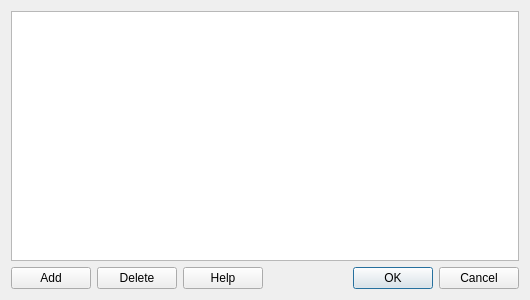
<?xml version="1.0" encoding="UTF-8"?>
<ui version="4.0">
 <class>ContainerViewerMFVec2</class>
 <widget class="QDialog" name="ContainerViewerMFVec2">
  <property name="geometry">
   <rect>
    <x>0</x>
    <y>0</y>
    <width>530</width>
    <height>300</height>
   </rect>
  </property>
  <property name="windowTitle">
   <string>Container Viewer</string>
  </property>
  <layout class="QVBoxLayout" name="verticalLayout">
   <item>
    <widget class="QTableWidget" name="tableWidget">
     <property name="selectionMode">
      <enum>QAbstractItemView::SingleSelection</enum>
     </property>
     <property name="selectionBehavior">
      <enum>QAbstractItemView::SelectItems</enum>
     </property>
    </widget>
   </item>
   <item>
    <layout class="QHBoxLayout" name="horizontalLayout">
     <item>
      <widget class="QPushButton" name="addButton">
       <property name="text">
        <string>Add</string>
       </property>
      </widget>
     </item>
     <item>
      <widget class="QPushButton" name="deleteButton">
       <property name="text">
        <string>Delete</string>
       </property>
      </widget>
     </item>
     <item>
      <widget class="QPushButton" name="helpButton">
       <property name="text">
        <string>Help</string>
       </property>
      </widget>
     </item>
     <item>
      <widget class="QDialogButtonBox" name="buttonBox">
       <property name="standardButtons">
        <set>QDialogButtonBox::Cancel|QDialogButtonBox::Ok</set>
       </property>
      </widget>
     </item>
    </layout>
   </item>
  </layout>
 </widget>
 <resources/>
 <connections>
  <connection>
   <sender>buttonBox</sender>
   <signal>rejected()</signal>
   <receiver>ContainerViewerMFVec2</receiver>
   <slot>reject()</slot>
   <hints>
    <hint type="sourcelabel">
     <x>316</x>
     <y>260</y>
    </hint>
    <hint type="destinationlabel">
     <x>286</x>
     <y>274</y>
    </hint>
   </hints>
  </connection>
 </connections>
</ui>
